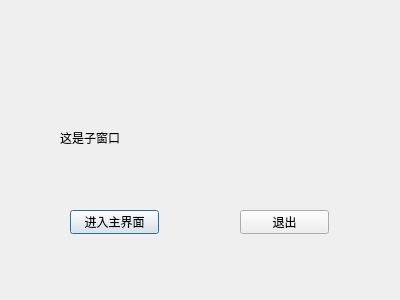
<?xml version="1.0" encoding="UTF-8"?>
<ui version="4.0">
 <class>ChildDialog</class>
 <widget class="QDialog" name="ChildDialog">
  <property name="geometry">
   <rect>
    <x>0</x>
    <y>0</y>
    <width>400</width>
    <height>300</height>
   </rect>
  </property>
  <property name="windowTitle">
   <string>Dialog</string>
  </property>
  <widget class="QLabel" name="label">
   <property name="geometry">
    <rect>
     <x>60</x>
     <y>130</y>
     <width>81</width>
     <height>16</height>
    </rect>
   </property>
   <property name="text">
    <string>这是子窗口</string>
   </property>
  </widget>
  <widget class="QPushButton" name="EnterMainBtn">
   <property name="geometry">
    <rect>
     <x>70</x>
     <y>210</y>
     <width>89</width>
     <height>24</height>
    </rect>
   </property>
   <property name="text">
    <string>进入主界面</string>
   </property>
  </widget>
  <widget class="QPushButton" name="ExitBtn">
   <property name="geometry">
    <rect>
     <x>240</x>
     <y>210</y>
     <width>89</width>
     <height>24</height>
    </rect>
   </property>
   <property name="text">
    <string>退出</string>
   </property>
  </widget>
 </widget>
 <resources/>
 <connections>
  <connection>
   <sender>ExitBtn</sender>
   <signal>clicked()</signal>
   <receiver>ChildDialog</receiver>
   <slot>reject()</slot>
   <hints>
    <hint type="sourcelabel">
     <x>284</x>
     <y>216</y>
    </hint>
    <hint type="destinationlabel">
     <x>353</x>
     <y>133</y>
    </hint>
   </hints>
  </connection>
 </connections>
</ui>
